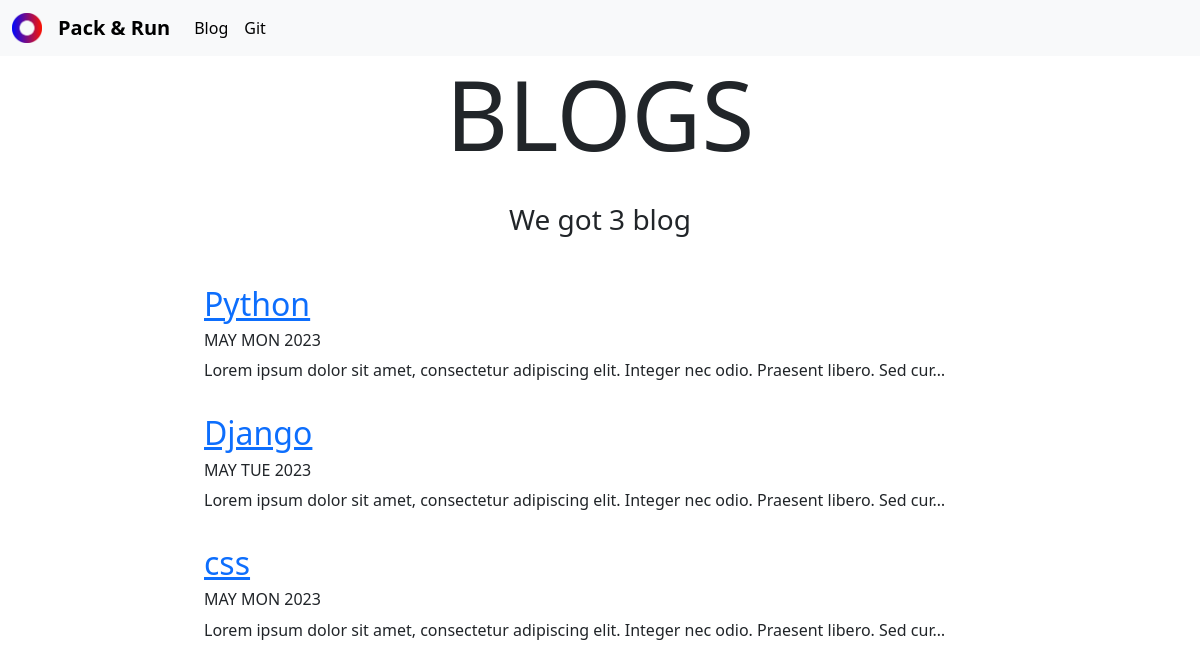
Screenshot of /blog/ with the database file from the repository.
### blog/models.py (models this page shows, shortened)
class Blog(models.Model):
    title = models.CharField(max_length=200)
    description = models.TextField()
    date = models.DateField()

### blog/views.py (the view)
# urls.py: path('',views.all_blogs, name = 'all_blogs'),
def all_blogs (request):
    blogs = Blog.objects.order_by('-date')
    return render(request, 'blog/all_blogs.html', {"blogs":blogs})

### blog/templates/blog/all_blogs.html
{% extends 'portfolio/layout.html' %}
{% block content %}
   <h1 id="blogtitle" class="font-weight-bold text-center">BLOGS</h1>
   <br>
      <h3 class="text-center mb-5">We got {{blogs.count}} blog {{blog.count|pluralize}}</h3>
 {% for blog in blogs %}
   <div class="row justify-content-center my-3">
     <div class="col-md-8">
      <a href="{% url 'blog:full_article' blog.id %}"><h2>{{ blog.title }}</h2></a>
        <h6>{{ blog.date|date:"M D Y"|upper }}</h6>
        <p>{{ blog.description|striptags|truncatechars:100 }}</p>
     </div>
  </div>
 {% endfor %}
{% endblock %}

### portfolio/static/portfolio/custom.css (style rules this page uses)
#blogtitle { font-size: 6rem; }

### rows the page displays
Blog: title "Python", date "MAY MON 2023", description "Lorem ipsum dolor sit amet, consectetur adipiscing elit. Integer nec odio. Praesent libero. Sed cur…"
Blog: title "Django", date "MAY TUE 2023", description "Lorem ipsum dolor sit amet, consectetur adipiscing elit. Integer nec odio. Praesent libero. Sed cur…"
Blog: title "css", date "MAY MON 2023", description "Lorem ipsum dolor sit amet, consectetur adipiscing elit. Integer nec odio. Praesent libero. Sed cur…"

### other values shown
{{ blogs.count }} "3"
